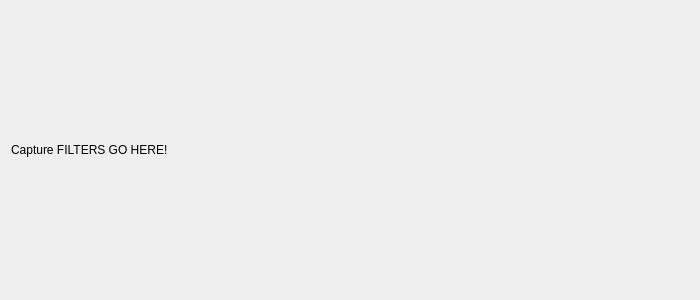
<?xml version="1.0" encoding="UTF-8"?>
<ui version="4.0">
 <class>NetworkCaptureFilters</class>
 <widget class="QDialog" name="NetworkCaptureFilters">
  <property name="geometry">
   <rect>
    <x>0</x>
    <y>0</y>
    <width>700</width>
    <height>300</height>
   </rect>
  </property>
  <property name="windowTitle">
   <string>New Client</string>
  </property>
  <layout class="QVBoxLayout" name="verticalLayout_2">
   <item>
    <layout class="QVBoxLayout" name="verticalLayout">
     <item>
      <widget class="QLabel" name="descLabel">
       <property name="text">
        <string>Capture FILTERS GO HERE!</string>
       </property>
      </widget>
     </item>
    </layout>
   </item>
  </layout>
 </widget>
 <resources/>
 <connections/>
</ui>
